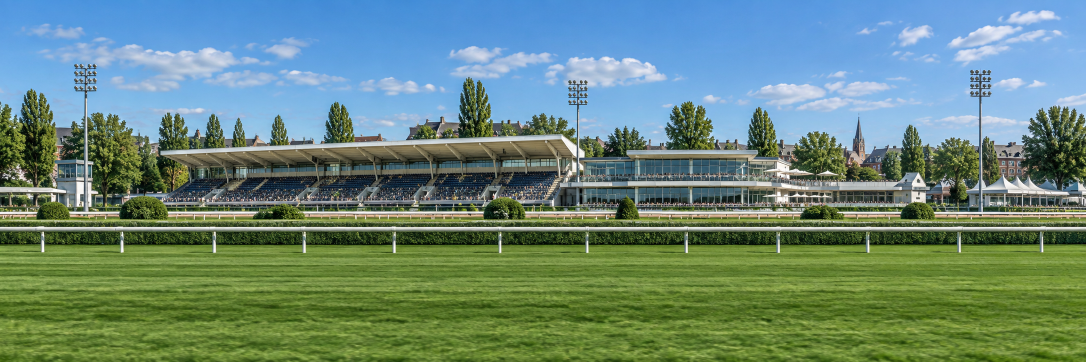
#> input picture assets-src/croise-panorama-loop.png, 2172 x 724 px, found by its file name (shown at 1/2 size)
$ python race_assets.py
#> lines starting #> are read from the running program, lines starting #| are printed output that depends on the picture; after the words box and inside, x2 and y2 are one past the last pixel; in counts of white or black regions, pixels touching at a corner belong together
"""Bake realism assets for the 3D race: horizon panorama, grass tile. Also village grade + cloud shadow tile."""
import numpy as np, cv2
from PIL import Image, ImageDraw
rng = np.random.default_rng(42)
A = '/home/claude/the-royal-race/assets/'
OUT = '/home/claude/the-royal-race/assets/race/'
import os; os.makedirs(OUT, exist_ok=True)

def periodic_noise(n, scale, seed):
    """Tileable noise: random spectrum low-passed around a scale (in px)."""
    r = np.random.default_rng(seed)
    f = np.fft.fftfreq(n)[:, None] ** 2 + np.fft.fftfreq(n)[None, :] ** 2
    spec = (r.normal(size=(n, n)) + 1j * r.normal(size=(n, n))) * np.exp(-f * (scale ** 2) * 9)
    x = np.real(np.fft.ifft2(spec)); x -= x.mean(); return x / (x.std() + 1e-9)

# ---------- 1. horizon panorama (tileable, alpha-faded base, aerial haze) ----------
pan = np.array(Image.open(A + '../assets-src/croise-panorama-loop.png').convert('RGB')).astype(np.float32)
H0, W0 = pan.shape[:2]
#> H0 = 724; W0 = 2172
CUT = 486
pan = pan[:CUT]
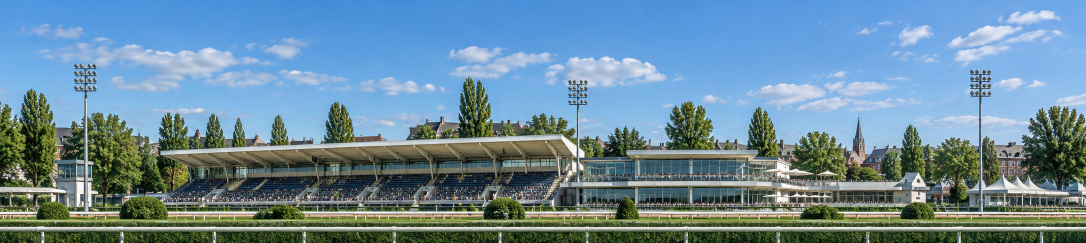
#> pan: shape (486, 2172, 3) float32 (shown at 1/2 size); mean R, G, B 107.6, 139.5, 157.2
ov = 260  # crossfade overlap to make it loop
w = np.linspace(0, 1, ov)[None, :, None]
loop = pan[:, :W0 - ov].copy()
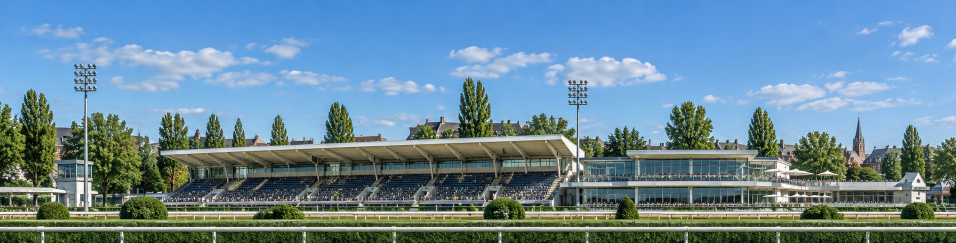
#> loop: shape (486, 1912, 3) float32 (shown at 1/2 size); mean R, G, B 105.9, 138.5, 156.6
loop[:, :ov] = pan[:, W0 - ov:] * (1 - w) + pan[:, :ov] * w
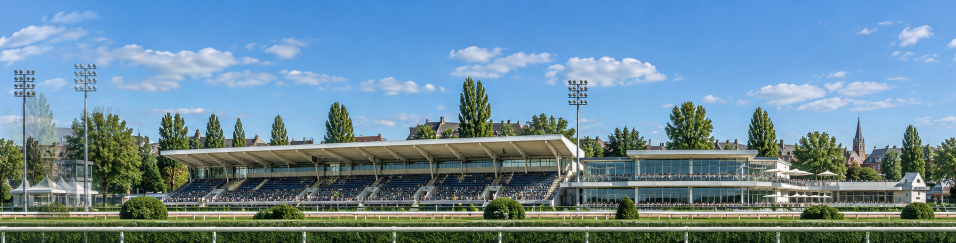
#> loop: shape (486, 1912, 3) float32 (shown at 1/2 size); 13.55% of pixels changed, all inside (x1, y1, x2, y2) = (0, 0, 259, 486)
h, W = loop.shape[:2]
#> h = 486; W = 1912
haze = np.array([196, 214, 222], np.float32)
yy = np.linspace(0, 1, h)[:, None, None]
#> yy = 486 values from 0 to 1
aerial = np.clip((yy - 0.45) / 0.55, 0, 1) * 0.28  # distant ground/tree line gets hazier
#> aerial = 486 values from 0 to 0.28
loop = loop * (1 - aerial) + haze * aerial
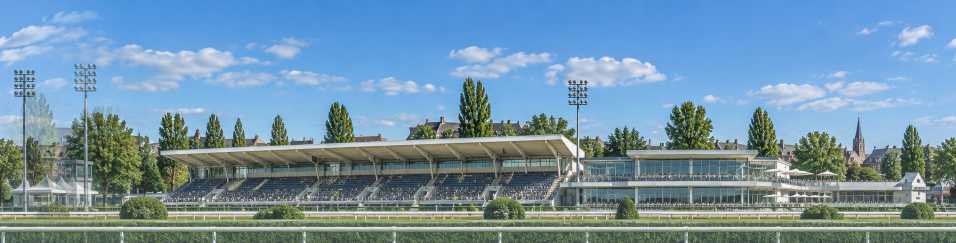
#> loop: shape (486, 1912, 3) float64 (shown at 1/2 size); mean R, G, B 115.3, 148.1, 168.8
loop = loop * 0.97 + 4  # slight flatten so it reads as distance
alpha = (np.clip((CUT - 6 - np.arange(h)) / 34, 0, 1) * np.clip(np.arange(h) / 60, 0, 1))[:, None] * np.ones((1, W))
img = np.dstack([np.clip(loop, 0, 255), alpha[..., None] * 255]).astype(np.uint8)
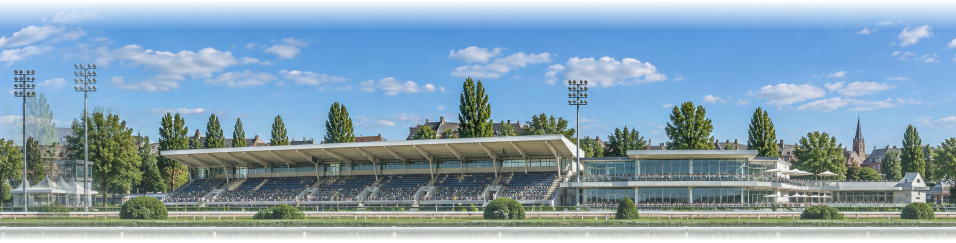
#> img: shape (486, 1912, 4) (shown at 1/2 size); mean R, G, B, A 115.4, 147.1, 167.3, 227.1; transparent parts drawn white
Image.fromarray(img, 'RGBA').save(OUT + 'horizon.webp', quality=88, method=6)
top = loop[:12].reshape(-1, 3).mean(0); print('horizon top colour', top.round())
#> after `top = loop[:12].reshape(-1, 3).mean(0)`: top = [81.87, 148.1, 217.6]
#| horizon top colour [ 82. 148. 218.]

# ---------- 2. grass tile (tileable, blades + multi-scale variation) ----------
N = 1024
v = 0.2 * periodic_noise(N, 140, 1) + 0.35 * periodic_noise(N, 36, 2) + 0.45 * periodic_noise(N, 8, 3)
v = (v - v.min()) / (v.max() - v.min())
dark, light = np.array([56, 90, 32], np.float32), np.array([100, 140, 58], np.float32)
base = dark + (light - dark) * v[..., None] ** 1.1
im = Image.fromarray(np.clip(base, 0, 255).astype(np.uint8))
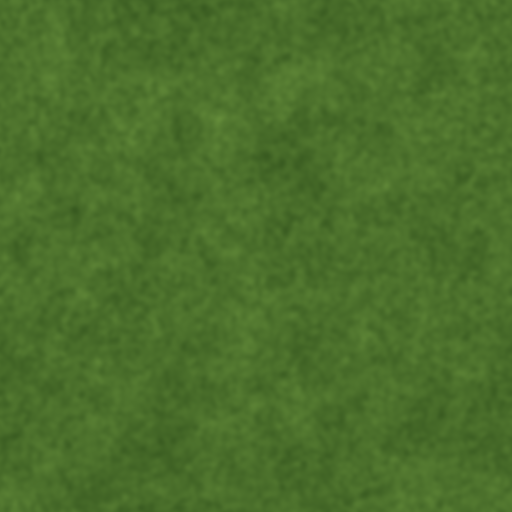
#> im: PIL image 1024x1024 RGB (shown at 1/2 size); mean R, G, B 74.7, 111.3, 42.8
d = ImageDraw.Draw(im, 'RGBA')
for _ in range(90000):
    x, y = rng.uniform(0, N, 2); L = rng.uniform(3, 9); a = rng.normal(-1.57, 0.5)
    c = rng.choice([0, 1, 2], p=[.55, .35, .10])
    col = [(38, 70, 22), (112, 158, 62), (150, 162, 88)][c]
    al = int(rng.uniform(60, 150))
    dx, dy = np.cos(a) * L, np.sin(a) * L
    for ox in (-N, 0, N):
        for oy in (-N, 0, N):
            if -12 < x + ox < N + 12 and -12 < y + oy < N + 12:
                d.line([(x + ox, y + oy), (x + ox + dx, y + oy + dy)], fill=col + (al,), width=1)
g = np.array(im).astype(np.float32)
g = cv2.GaussianBlur(g, (0, 0), 0.6)
Image.fromarray(np.clip(g, 0, 255).astype(np.uint8)).save(OUT + 'grass.webp', quality=86, method=6)

# ---------- 3. cloud-shadow tile for the village (tileable alpha) ----------
N2 = 512
c = 0.6 * periodic_noise(N2, 90, 7) + 0.4 * periodic_noise(N2, 30, 8)
c = (c - c.min()) / (c.max() - c.min())
m = np.clip((c - 0.52) / 0.2, 0, 1)
m = cv2.GaussianBlur(m, (0, 0), 6)
sh = np.dstack([np.full((N2, N2), 22), np.full((N2, N2), 38), np.full((N2, N2), 30), m * 255]).astype(np.uint8)
Image.fromarray(sh, 'RGBA').save('/home/claude/the-royal-race/assets/village/cloud-shadows.webp', quality=80, method=6)
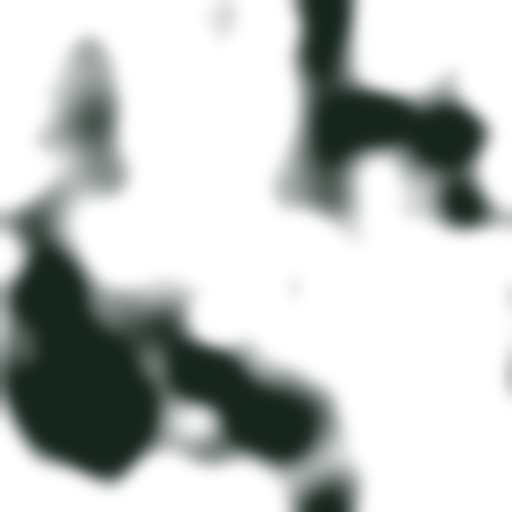
#> saved as cloud-shadows.webp: PIL image 512x512 RGBA; mean R, G, B, A 22, 38, 30, 70.2; transparent parts drawn white
print('ok')

$ run again, with assets-src/croise-track-pov.png copied over assets-src/croise-panorama-loop.png
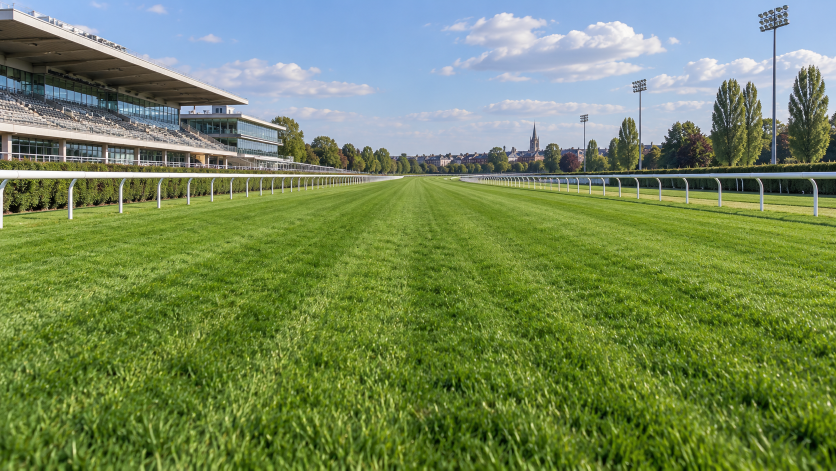
#> input picture assets-src/croise-track-pov.png, 1672 x 941 px, found by its file name (shown at 1/2 size)
#> `loop[:, :ov] = pan[:, W0 - ov:] * (1 - w) + pan[:, :ov] * w`:
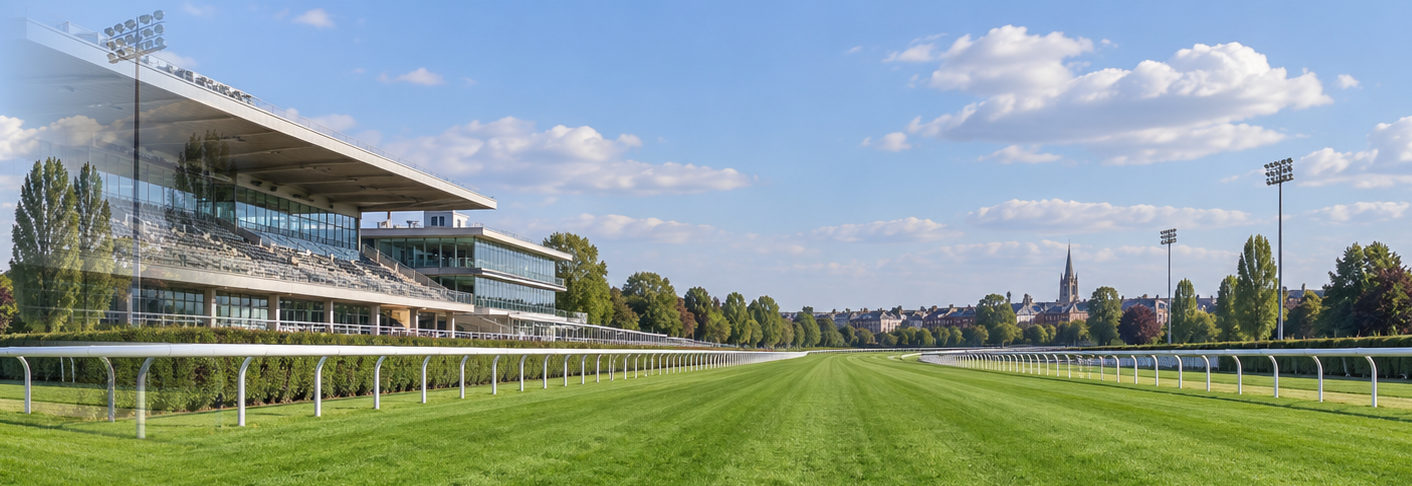
#> loop: shape (486, 1412, 3) float32; mean R, G, B 138.3, 155, 146.8
#> `img = np.dstack([np.clip(loop, 0, 255), alpha[..., None] * 255]).astyp..`:
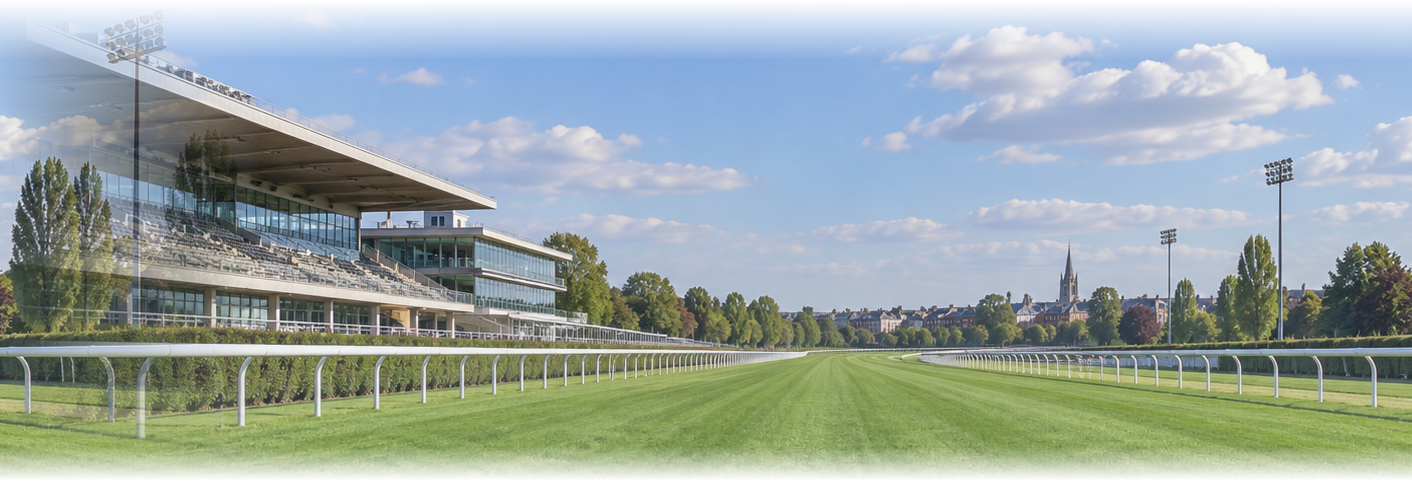
#> img: shape (486, 1412, 4); mean R, G, B, A 143.2, 159.6, 157.1, 227.1; transparent parts drawn white
#> top = [137.8, 175.6, 225.8]
#| horizon top colour [138. 176. 226.]
